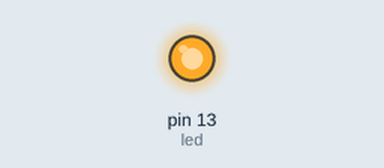
A sketch run on a simulated Arduino Uno, built with avr-gcc and run on an emulated ATmega328P. On the bench: output pins drawn as LEDs (lit = HIGH).

Above: at 0.2 s.
At 29.0 s:
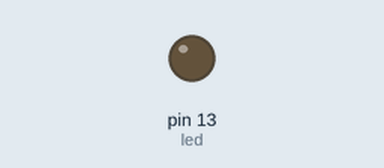
Timing chart, 0 to 39.0 s (numbered marks = the images above):
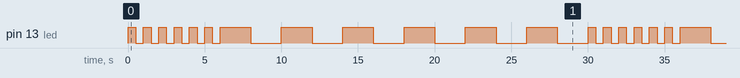

Measured:
- by itself, pin 13 (led): repeats every 30.0 s: 6 × (HIGH 2.0 s, LOW 2.0 s), 6 × (HIGH 0.50 s, LOW 0.50 s)
- by itself, everything shown: repeats every 30.0 s, in 24 steps

The sketch:

LED_blink_.ino
```cpp
int led=LED_BUILTIN;
void setup() {
  pinMode(led,OUTPUT);

}

void loop() {
  for(int i=0;i<=5;i++){
  digitalWrite(led,HIGH);
  delay(500);
  digitalWrite(led,LOW);
  delay(500);}

  for(int j=0;j<=5;j++){
  digitalWrite(led,HIGH);
  delay(2000);
  digitalWrite(led,LOW);
  delay(2000);}

}
```
